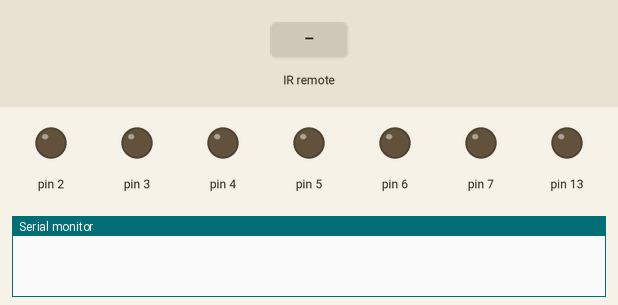
The sketch below on a simulated Arduino Uno, built with avr-gcc and run on an emulated ATmega328P. On the bench: output pins drawn as LEDs (lit = HIGH), the last lines printed to the serial monitor. The test bench sets the inputs (shaded band).

Above: at 1.2 s.
1.3 s: infrared code 0x00FF629D received
At 2.1 s:
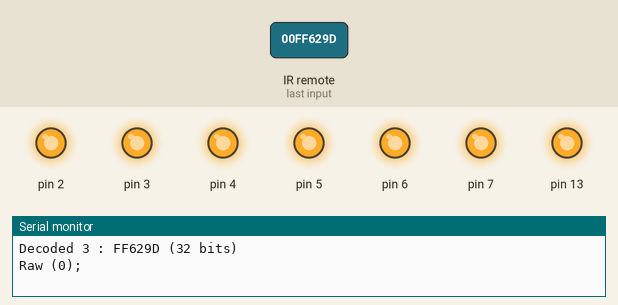
2.8 s: infrared code 0x00FF22DD received
At 3.3 s:
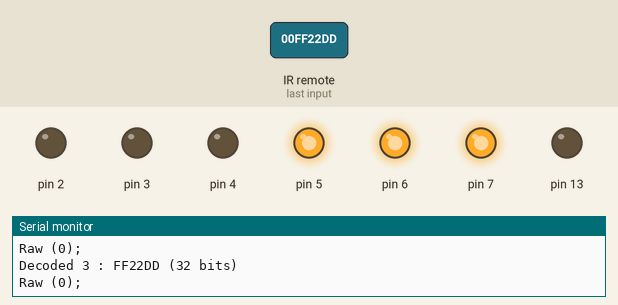
4.3 s: infrared code 0x00FF02FD received
At 5.5 s:
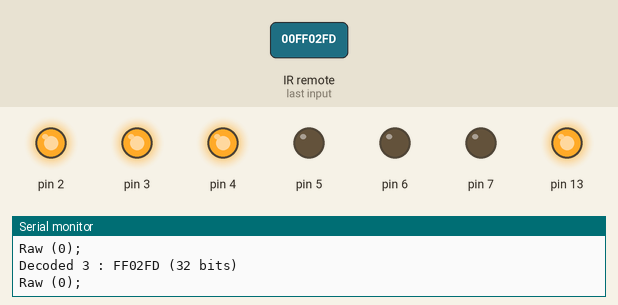
5.8 s: infrared code 0x00FFC23D received
At 6.8 s:
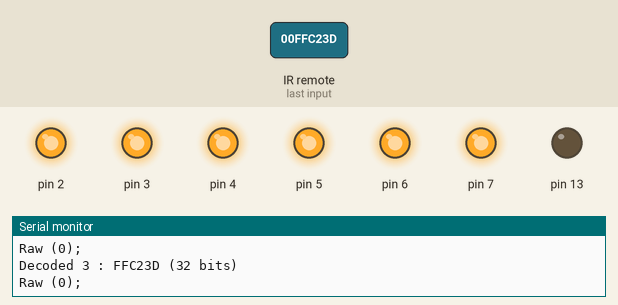
7.3 s: infrared code 0x00FFA857 received
At 7.9 s:
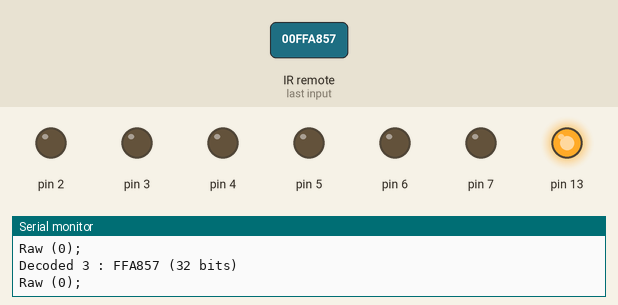
8.8 s: infrared code 0x00FF22DD received
At 10.2 s:
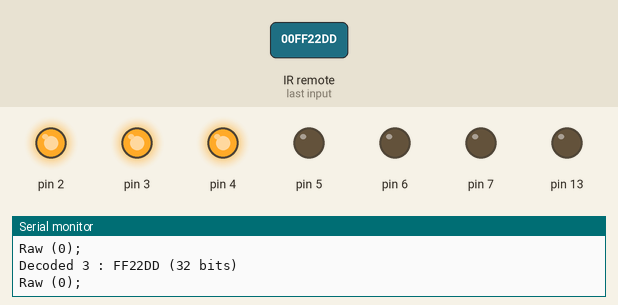
Timing chart, 0 to 11.3 s (numbered marks = the images above; inputs shaded):
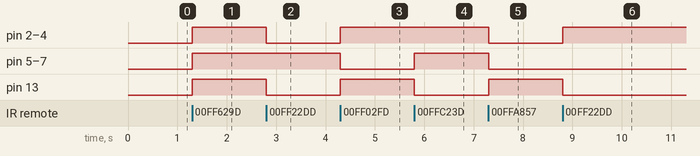

The sketch:

ir_remote_control.ino
```cpp
#include <IRremote.h>

class Led{
private:
  byte pin;
  bool light;
  long value;
public:
  Led(byte p, long key){
    light = false;
    pin = p;
    value = key;
  }
  void check(long key){
    if ( value == key ){
      toggle();
    }
  }
  void toggle(){
    light = !light;
    action();
  }
  void on(){
    light = true;
    action();
  }
  void off(){
    light = false;
    action();
  }
  void action(){
    digitalWrite(pin, light ? HIGH : LOW);
  }
  void init()
  {
    pinMode(pin, OUTPUT);
  }
};

Led LED1(2, 0x00FF6897);
Led LED2(3, 0x00FF9867);
Led LED3(4, 0x00FFB04F);
Led LED4(5, 0x00FF30CF);
Led LED5(6, 0x00FF18E7);
Led LED6(7, 0x00FF7A85);

int on = 0;
int RECV_PIN = 11;

long turnOn = 0x00FF629D;

long toggle = 0x00FF02FD;

long turnOff = 0x00FFA857;

long toggleLeft = 0x00FF22DD;

long toggleRight = 0x00FFC23D;


unsigned long last = millis();

IRrecv irrecv(RECV_PIN);
decode_results results;

void dump(decode_results *results) {
  int count = results->rawlen;

  if (results->decode_type == UNKNOWN)
  {
    Serial.println("Could not decode message");
  }
  else
  {

    if (
      results->decode_type == NEC
      || results->decode_type == SONY
      || results->decode_type == RC5
      || results->decode_type == RC6
    ) {

      Serial.print("Decoded ");
      Serial.print(results->decode_type);
      Serial.print(" : ");
      Serial.print(results->value, HEX);
      Serial.print(" (");
      Serial.print(results->bits, DEC);
      Serial.println(" bits)");

    }

    Serial.print("Raw (");
    Serial.print(count, DEC);
    Serial.print("); ");

    for (int i = 0; i < count; i++)
    {
      if ( (i % 2) == 1 )
      {
        Serial.print(results->rawbuf[i]*USECPERTICK, DEC);
      }
      else
      {
        Serial.print(-(int)results->rawbuf[i]*USECPERTICK, DEC);
      }
      Serial.print("");
    }
    Serial.println("");
  }
}

void setup() {

  pinMode(13, OUTPUT);

  pinMode(RECV_PIN, INPUT);

  LED1.init();
  LED2.init();
  LED3.init();
  LED4.init();
  LED5.init();
  LED6.init();

  Serial.begin(9600);
  irrecv.enableIRIn();

}

void loop() {

  if ( irrecv.decode(&results) )
  {

    if ( millis() - last > 250 )
    {
      on = !on;
      digitalWrite(13, on ? HIGH : LOW);
      dump(&results);
    }

    if ( results.value == toggleLeft )
    {
      LED1.toggle();
      LED2.toggle();
      LED3.toggle();
    }

    if ( results.value == toggleRight )
    {
      LED4.toggle();
      LED5.toggle();
      LED6.toggle();
    }

    if ( results.value == turnOn )
    {
      LED1.on();
      LED2.on();
      LED3.on();
      LED4.on();
      LED5.on();
      LED6.on();
    }

    if ( results.value == turnOff )
    {
      LED1.off();
      LED2.off();
      LED3.off();
      LED4.off();
      LED5.off();
      LED6.off();
    }

    if ( results.value == toggle )
    {
      LED1.toggle();
      LED2.toggle();
      LED3.toggle();
      LED4.toggle();
      LED5.toggle();
      LED6.toggle();
    }

    LED1.check(results.value);
    LED2.check(results.value);
    LED3.check(results.value);
    LED4.check(results.value);
    LED5.check(results.value);
    LED6.check(results.value);

    last = millis();
    irrecv.resume();

  }

}
```

Measured:
- after the input at 1.3 s, pin 2–7, pin 13: LOW → HIGH at once
- after the input at 2.8 s, pin 2–4, pin 13: HIGH → LOW at once
- after the input at 4.3 s, pin 2–4, pin 13: LOW → HIGH at once; pin 5–7: HIGH → LOW at once
- after the input at 5.8 s, pin 5–7: LOW → HIGH at once; pin 13: HIGH → LOW at once
- after the input at 7.3 s, pin 2–7: HIGH → LOW at once; pin 13: LOW → HIGH at once
- after the input at 8.8 s, pin 2–4: LOW → HIGH at once; pin 13: HIGH → LOW at once
